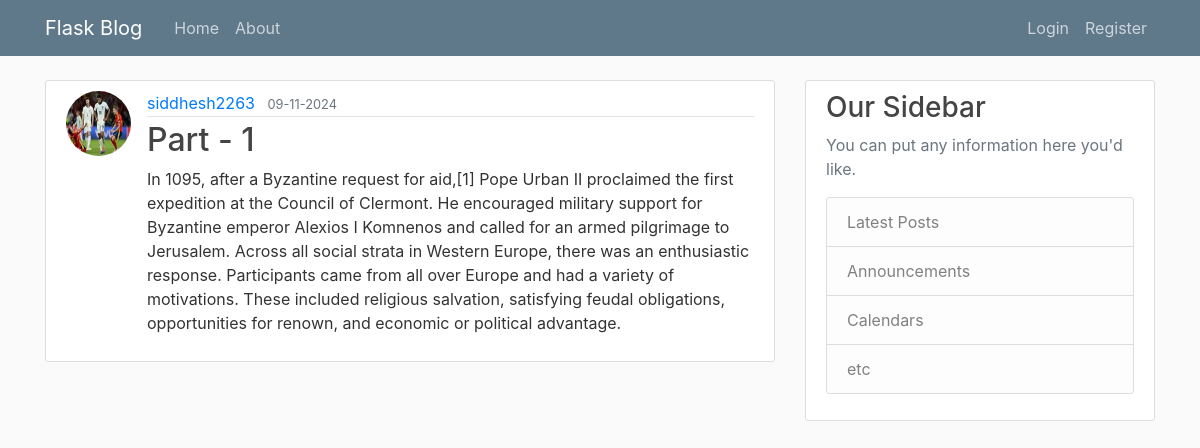
/post/1, run on the app's committed database.
### flask_corey/models.py (models this page shows, shortened)
class User(db.Model, UserMixin):
    id = db.Column(db.Integer, primary_key=True)
    username = db.Column(db.String(20), unique=True, nullable=False)
    email = db.Column(db.String(120), unique=True, nullable=False)
    image_file = db.Column(db.String(20), nullable=False, default='default.jpg')
    password = db.Column(db.String(60), nullable=False)
    posts = db.relationship('Post', backref='author', lazy=True)

class Post(db.Model):
    id = db.Column(db.Integer, primary_key=True)
    title = db.Column(db.String(100), nullable=False)
    date_posted = db.Column(db.DateTime, nullable=False, default=datetime.utcnow)
    content = db.Column(db.Text, nullable=False)
    user_id = db.Column(db.Integer, db.ForeignKey('user.id'), nullable=False)

### flask_corey/posts/routes.py (the view)
@posts.route("/post/<int:post_id>")
def post(post_id):
    post = Post.query.get_or_404(post_id)
    return render_template('post.html', title=post.title, post=post)

### flask_corey/templates/post.html (shortened to what this page needs)
{% extends "layout.html" %}
{% block content %}
    <article class="media content-section">
        <img src="{{ url_for('static', filename='profile_pics/' + post.author.image_file) }}" class="rounded-circle article-img">
        <div class="media-body">
        <div class="article-metadata">
            <a class="mr-2" href="{{ url_for('users.user_posts', username=post.author.username) }}">{{ post.author.username }}</a>
            <small class="text-muted">{{ post.date_posted.strftime('%m-%d-%Y') }}</small>
        </div>
        <h2 class="article-title">{{ post.title }}</h2>
        <p class="article-content">{{ post.content }}</p>
        </div>
    </article>
{% endblock content %}

### flask_corey/static/main.css (style rules this page uses)
body { background: #fafafa; color: #333333; margin-top: 5rem; }
h1, h2, h3, h4, h5, h6 { color: #444444; }
.content-section { background: #ffffff; padding: 10px 20px; border: 1px solid #dddddd; border-radius: 3px; margin-bottom: 20px; }
.article-title { color: #444444; }
.article-content { white-space: pre-line; }
.article-img { height: 65px; width: 65px; margin-right: 16px; }
.article-metadata { padding-bottom: 1px; margin-bottom: 4px; border-bottom: 1px solid #e3e3e3 }

### data on the page
User: image_file (picture), author.username "siddhesh2263"
Post: date_posted "09-11-2024", title "Part - 1", content "In 1095, after a Byzantine request for aid,[1] Pope Urban II proclaimed the first expedition at the Council of Clermont. He encouraged military support for Byzantine emperor Alexios I Komnenos and called for an armed pilgrimage to Jerusalem. Across all social strata in Western Europe, there was an enthusiastic response. Participants came from all over Europe and had a variety of motivations. These included religious salvation, satisfying feudal obligations, opportunities for renown, and economic or political advantage."
